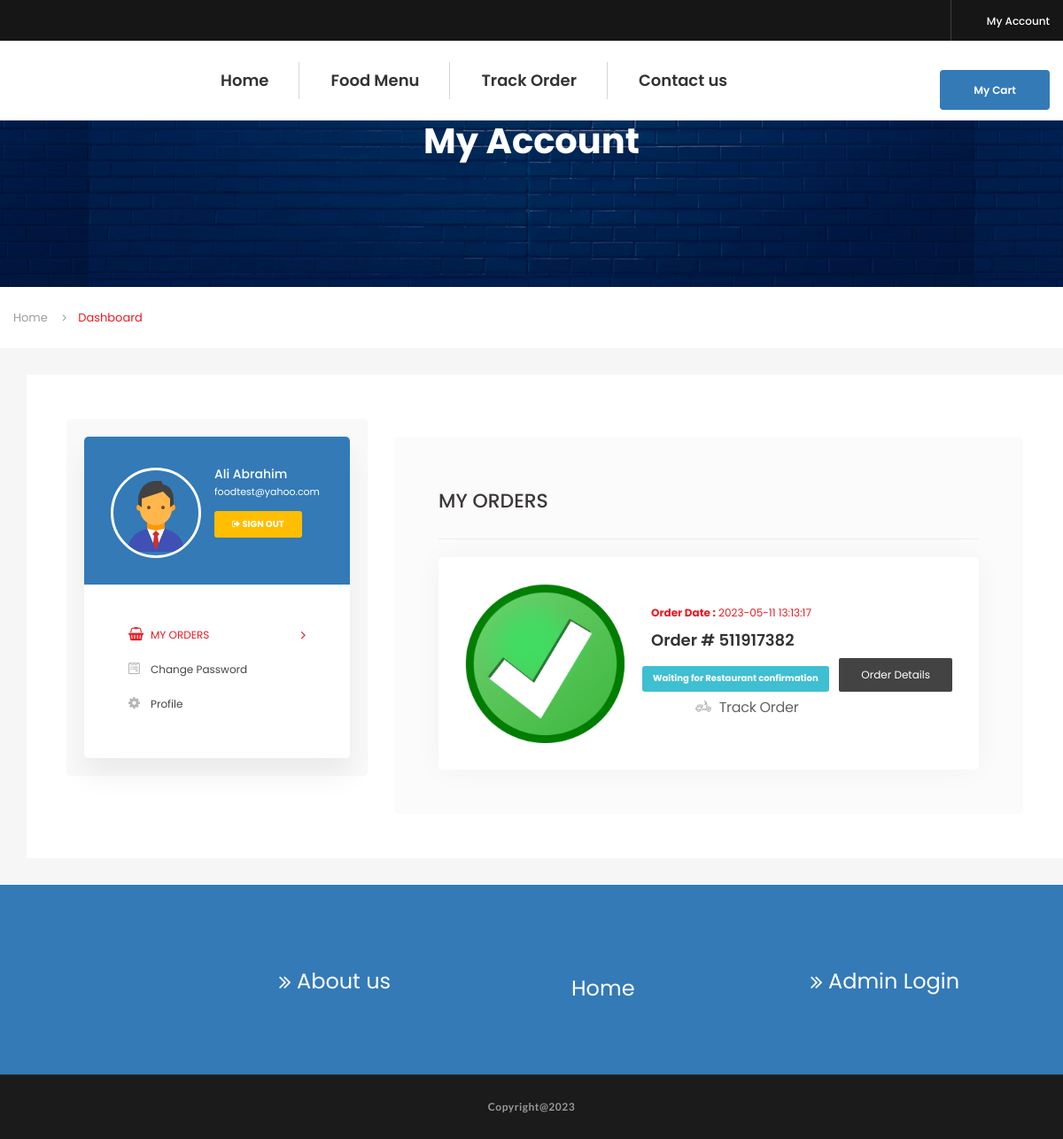
The page /my-account.php (signed in) on the database its author committed.
### tables this page shows
CREATE TABLE `tbluser` (
  `ID` int(10) NOT NULL,
  `FirstName` varchar(45) DEFAULT NULL,
  `LastName` varchar(50) DEFAULT NULL,
  `Email` varchar(120) DEFAULT NULL,
  `MobileNumber` bigint(11) DEFAULT NULL,
  `Password` varchar(120) DEFAULT NULL,
  `RegDate` timestamp NOT NULL DEFAULT CURRENT_TIMESTAMP
);

CREATE TABLE `tblorderaddresses` (
  `ID` int(11) NOT NULL,
  `UserId` char(100) DEFAULT NULL,
  `Ordernumber` char(100) DEFAULT NULL,
  `Flatnobuldngno` varchar(255) DEFAULT NULL,
  `StreetName` varchar(255) DEFAULT NULL,
  `Area` varchar(255) DEFAULT NULL,
  `Landmark` varchar(255) DEFAULT NULL,
  `City` varchar(255) DEFAULT NULL,
  `OrderTime` timestamp NOT NULL DEFAULT CURRENT_TIMESTAMP,
  `OrderFinalStatus` varchar(255) DEFAULT NULL
);

### my-account.php (the view, shortened to what this page needs)
<!DOCTYPE html>
<html lang="en">
   <head>
      <link rel="stylesheet" href="assets/css/icons.min.css">
      <link rel="stylesheet" href="assets/css/bootstrap.min.css">
      <link rel="stylesheet" href="assets/css/main.css">
      <link rel="stylesheet" href="assets/css/red-color.css">
      <link rel="stylesheet" href="assets/css/yellow-color.css">
      <link rel="stylesheet" href="assets/css/responsive.css">
   </head>
   <body itemscope>
      <?php include_once('includes/header.php');?>
      <section>
         <div class="block">
            <div class="fixed-bg" style="background-image: url(assets/images/bag.jpg);"></div>
            <div class="page-title-wrapper text-center">
               <div class="col-md-12 col-sm-12 col-lg-12">
                  <div class="page-title-inner">
                     <h1 itemprop="headline">My Account</h1>
                  </div>
               </div>
            </div>
         </div>
      </section>
      <div class="bread-crumbs-wrapper">
         <div class="container">
            <ol class="breadcrumb">
               <li class="breadcrumb-item"><a href="index.php" title="" itemprop="url">Home</a></li>
               <li class="breadcrumb-item active">Dashboard</li>
            </ol>
         </div>
      </div>
      <section>
         <div class="block less-spacing gray-bg top-padd30">
            <div class="container">
               <div class="row">
                  <div class="col-md-12 col-sm-12 col-lg-12">
                     <div class="sec-box">
                        <div class="dashboard-tabs-wrapper">
                           <div class="row">
                              <div class="col-md-4 col-sm-12 col-lg-4">
                                 <div class="profile-sidebar brd-rd5 wow fadeIn" data-wow-delay="0.2s">
                                    <div class="profile-sidebar-inner brd-rd5">
                                <?php
$pid=$_SESSION['fosuid'];
$ret=mysqli_query($con,"select * from tbluser where ID='$pid'");
while ($row=mysqli_fetch_array($ret)) {
?>
                                       <div class="user-info bg-primary">
                                          <img class="brd-rd50" src="assets/images/user.png" alt="user-avatar.jpg" itemprop="image">
                                          <div class="user-info-inner">
                                             <h5 itemprop="headline"><a href="#" title="" itemprop="url"><?php  echo $row['FirstName']." ".$row['LastName'];?></a></h5>
                                             <span><a href="#" title="" itemprop="url"><?php  echo $row['Email'];?></a></span>
                                             <a class="brd-rd3 sign-out-btn yellow-bg" href="logout.php" title="" itemprop="url"><i class="fa fa-sign-out"></i> SIGN OUT</a>
                                          </div>
                                       </div>
                                       <ul class="nav nav-tabs">
                                          <li class="active"><a href="#my-orders" data-toggle="tab"><i class="fa fa-shopping-basket"></i> MY ORDERS</a></li>
                                          <li><a href="#statement" data-toggle="tab"><i class="fa fa-wpforms"></i> Change Password</a></li>
                                          <li><a href="#account-settings" data-toggle="tab"><i class="fa fa-cog"></i> Profile</a></li>
                                       </ul>
                                    </div>
                                 </div>
                              </div>
                              <div class="col-md-8 col-sm-12 col-lg-8">
                                 <div class="tab-content">
                                    <div class="tab-pane fade in active" id="my-orders">
                                       <div class="tabs-wrp brd-rd5">
                                          <h4 itemprop="headline">MY ORDERS</h4>
                                          <hr />
                                          <div class="order-list">
<?php
$uid=$_SESSION['fosuid'];
      $query=mysqli_query($con,"select * from  tblorderaddresses  where UserId='$uid'");
      $num=mysqli_num_rows( $query);
      if($num>0){
              while($row=mysqli_fetch_array($query))
              { ?>
                                             <div class="order-item brd-rd5">
                                                <div class="order-thumb brd-rd5">
                                                   <a href="#" title="" itemprop="url"><img src="assets/images/order-1.png" alt="order-img1.jpg" itemprop="image"></a>
                                                </div>
                                                <div class="order-info">
                                                   <span class="red-clr"><b>Order Date :</b> <?php echo $row['OrderTime']?></span>
                                                   <h4 itemprop="headline"><a href="#" title="" itemprop="url">Order # <?php echo $row['Ordernumber'];?></a></h4>
                                                   <span class="processing brd-rd3"> <?php $status=$row['OrderFinalStatus'];
if($status==''){
 echo "Waiting for Restaurant confirmation";
} else{
echo $status;
}
                                                    ?></span>
                                                   <a class="brd-rd2" href="order-details.php?onumber=<?php echo $row['Ordernumber'];?>" title="Order Detail" itemprop="url">Order Details</a>
                                                   <ul class="post-meta">
                                     <li style="font-size:16px;"> <a href="javascript:void(0);" onClick="popUpWindow('trackorder.php?oid=<?php echo htmlentities($row['Ordernumber']);?>');" title="Track order"><i class="flaticon-transport"></i> Track Order</a></li>
                                                                    </ul>
                                                </div>
                                             </div>
                                         <?php } } else {?>
                                    <h5 style="color:red">No order found</h5>
                                     <?php } ?>
                                          </div>
                                       </div>
                                    </div>
<?php
$pid=$_SESSION['fosuid'];
$ret=mysqli_query($con,"select * from tbluser where ID='$pid'");
?>
                                 </div>
                              </div>
                           </div>
                        </div>
                     </div>
                  </div>
               </div>
            </div>
         </div>
      </section>
      <?php include_once('includes/footer.php');
               ?>
      </main>
   </body>
</html>
<?php } ?>

### includes/footer.php (shortened to what this page needs)
<footer>
    <div class="block top-padd80 bottom-padd80 bg-primary">
        <div class="container">
            <div class="row">
                <div class="col-md-12 col-sm-12 col-lg-12">
                    <div class="footer-data">
                        <div class="row">
                            <div class="col-md-3 col-sm-6 col-lg-3">
                                <div class="widget about_widget wow fadeIn" data-wow-delay="0.1s">
                                </div>
                            </div>
                            <div class="col-md-3 col-sm-6 col-lg-3">
                                <div class="widget customer_care wow fadeIn" data-wow-delay="0.3s">
                                    <ul>
                                         <li><a href="about-us.php" title="" itemprop="url" style="color:#fff; font-size: 24px;">About us</a></li>
                                    </ul>
                                </div>
                            </div>
                            <div class="col-md-3 col-sm-6 col-lg-3">
                                <div class="widget get_in_touch wow fadeIn" data-wow-delay="0.4s">
                                    <ul>
                                    <li><a href="index.php" title="" itemprop="url" style="color:#fff; font-size: 24px;">Home</a></li>
                                    </ul>
                                </div>
                            </div>
                            <div class="col-md-3 col-sm-6 col-lg-3">
                                <div class="widget information_links wow fadeIn" data-wow-delay="0.2s">
                                    <ul>
                                        <li><a href="admin/" title="" itemprop="url" style="color:#fff; font-size: 24px;">Admin Login</a></li>
                                    </ul>
                                </div>
                            </div>
                        </div>
                    </div>
                </div>
            </div>
        </div>
    </div>
</footer>
<div class="bottom-bar dark-bg text-center">
    <div class="container">
        <p itemprop="description">Copyright@2023</p>
    </div>
</div>

### assets/css/red-color.css (style rules this page uses)
.red-clr, .social1 > a:hover, .social1 > a:focus, .responsive-menu .social1 > a:hover, .responsive-menu .social1 > a:focus, .topbar-register > a:hover, .topbar-register > a:focus, .popular-dish-info > h4 a:hover, .popular-dish-info > h4 a:focus, .featured-restaurant-info > h4 a:hover, .featured-restaurant-info > h4 a:focus, .popular-dish-info > a.red-bg:hover, .popular-dish-info > a.red-bg:focus, .locat-list > li::before, .news-info > h4 a:hover, .news-info > h4 a:focus, .breadcrumb > li.breadcrumb-item.active, .breadcrumb > li.breadcrumb-item a:hover, .breadcrumb > li.breadcrumb-item a:focus, .select-wrp .chosen-container-single .chosen-drop > ul li.result-selected, .select-wrp .chosen-container-single .chosen-drop > ul li.highlighted, .select-wrp .chosen-container-single .chosen-drop > ul li:hover, .mini-post-info > h5 a:hover, .mini-post-info > h5 a:focus, .contact-info-box > p a:hover, .contact-info-box > p a:focus, .sidebar .widget ul li:hover, .sidebar .widget ul li:hover > a, .widget.style2 ul li:hover > span, .sidebar .widget ul li a:focus, .info-meta > span a:hover, .info-meta > span a:focus, .restaurant-detail-tabs > ul > li a:hover, .restaurant-detail-tabs > ul > li.active a, .search-dish > button:hover, .ord-btn > a:hover, .ord-btn > a:focus, .book-table form button:hover, .book-table form button:focus, .post-next-prev > a:hover, .post-next-prev > a:focus, .post-meta > span a:hover, .post-meta > span a:focus, .author-info > h4 a:hover, .author-info > h4 a:focus, .comment-info > h4 a:hover, .comment-info > h4 a:focus, .reply-form button:hover, .reply-form button:focus, .top-restaurant-carousel2 .owl-nav > div:hover, .reservation-tabs-list .nav-tabs > li:hover a, .reservation-tabs-list .nav-tabs > li.active a, .gallery-info-btns > a:hover, .gallery-info-btns > a:focus, .sign-form a:hover, .sign-form a:focus, .yellow-bg .user-info-inner > h5 a:hover, .yellow-bg .user-info-inner > h5 a:focus, .yellow-bg .user-info-inner > span a:hover, .yellow-bg .user-info-inner > span a:focus, .profile-sidebar-inner > ul > li > a:hover, .profile-sidebar-inner > ul > li a:focus, .profile-sidebar-inner > ul > li.active > a, .profile-sidebar-inner > ul > li.active > a:hover, .profile-sidebar-inner > ul > li.active > a:focus, .profile-sidebar-inner > ul > li > a:hover i, .profile-sidebar-inner > ul > li a:focus i, .profile-sidebar-inner > ul > li.active > a i, .profile-sidebar-inner > ul > li a::before, .review-box > h4 a:hover, .review-box > h4 a:focus, .order-info > h4 a:hover, .order-info > h4 a:focus, .post-tags2 > a:hover, .post-tags2 > a:focus, .restaurant-info-inner > h6 a:hover, .restaurant-info-inner > h6 a:focus, .food-featured-post-info > h3 a:hover, .food-featured-post-info > h3 a:focus, .order-detail > h4 a:hover, .order-detail > h4 a:focus, .title1-inner span, .food-types, .get_in_touch ul li i, .widget ul li a:hover, .restaurant-searching-inner > span i, .like-meta, .article-meta > h3 a:hover, .caro-dish-name > span, .dish-meta > span, .uper-meta > h4 a:hover, .food-price, .food-menu-sec > i, .chef-box ul li h5 a:hover, .form-meta > span, .upcoming-event .title1-inner > b, .upcoming-event .countdown > li p, .mini-post-data { color: #ea1b25; }

### assets/css/yellow-color.css (style rules this page uses)
.yellow-bg, .yellow-bg-layer:before, .sudo-bg-yellow:before, .popular-dish-info > a.yellow-bg, .read-more:hover, .read-more:focus, .search-frm > button:hover, .search-frm > button:focus, .newsletter-frm > button:hover, .newsletter-frm > button:focus, .sign-form button:hover, .sign-form button:focus, .booking-table > table tbody td h5:before, .booking-table > table tbody td a.detail-link:hover, .booking-table > table tbody td a.detail-link:focus, .profile-info > a.change-password.yellow-clr::before, .profile-img-upload-btn > label.red-bg:hover, .responsive-logomenu > span.red-bg:hover, .responsive-menu > span.red-bg:hover, .register-btn > a.red-bg:hover, .track-popup-innr > form button.red-bg:hover, .track-popup-innr > form a.red-bg:hover, .order-time > a.red-bg:hover, .order-time > a.red-bg:focus, a.close-buyer:hover, a.close-buyer:focus, a.thanks-close:hover, a.thanks-close:focus, .restaurant-search-form, .chef-box, .menu-sec > a:hover:hover { background-color: #ffbe00; }

### rows shown on the page
tbluser: FirstName "Ali", LastName "Abrahim", Email "foodtest@yahoo.com"
tblorderaddresses: OrderTime "2023-05-11 13:13:17", Ordernumber "511917382"
